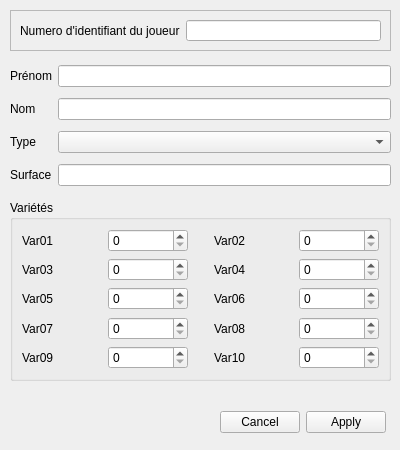
<?xml version="1.0" encoding="UTF-8"?>
<ui version="4.0">
 <class>FormFicheJoueur</class>
 <widget class="QWidget" name="FormFicheJoueur">
  <property name="geometry">
   <rect>
    <x>0</x>
    <y>0</y>
    <width>400</width>
    <height>450</height>
   </rect>
  </property>
  <property name="windowTitle">
   <string>Fiche joueur</string>
  </property>
  <widget class="QWidget" name="gridLayoutWidget">
   <property name="geometry">
    <rect>
     <x>10</x>
     <y>60</y>
     <width>381</width>
     <height>131</height>
    </rect>
   </property>
   <layout class="QGridLayout" name="gridLayout">
    <item row="2" column="2">
     <widget class="QComboBox" name="comboBoxTypeFarm">
      <property name="accessibleName">
       <string/>
      </property>
      <property name="currentText">
       <string/>
      </property>
      <property name="currentIndex">
       <number>-1</number>
      </property>
     </widget>
    </item>
    <item row="1" column="0">
     <widget class="QLabel" name="label_2">
      <property name="text">
       <string>Nom</string>
      </property>
     </widget>
    </item>
    <item row="0" column="2">
     <widget class="QLineEdit" name="lineEdit"/>
    </item>
    <item row="1" column="2">
     <widget class="QLineEdit" name="lineEdit_2"/>
    </item>
    <item row="0" column="0">
     <widget class="QLabel" name="label">
      <property name="text">
       <string>Prénom</string>
      </property>
     </widget>
    </item>
    <item row="2" column="0">
     <widget class="QLabel" name="label_3">
      <property name="text">
       <string>Type</string>
      </property>
     </widget>
    </item>
    <item row="3" column="0">
     <widget class="QLabel" name="label_4">
      <property name="text">
       <string>Surface</string>
      </property>
     </widget>
    </item>
    <item row="3" column="2">
     <widget class="QLineEdit" name="lineEdit_3"/>
    </item>
   </layout>
  </widget>
  <widget class="QGroupBox" name="groupBox">
   <property name="geometry">
    <rect>
     <x>10</x>
     <y>200</y>
     <width>381</width>
     <height>181</height>
    </rect>
   </property>
   <property name="title">
    <string>Variétés</string>
   </property>
   <layout class="QGridLayout" name="gridLayout_2">
    <item row="2" column="5">
     <widget class="QSpinBox" name="spinBox_6"/>
    </item>
    <item row="0" column="1">
     <widget class="QSpinBox" name="spinBox"/>
    </item>
    <item row="3" column="5">
     <widget class="QSpinBox" name="spinBox_8"/>
    </item>
    <item row="1" column="3">
     <spacer name="verticalSpacer_2">
      <property name="orientation">
       <enum>Qt::Vertical</enum>
      </property>
      <property name="sizeHint" stdset="0">
       <size>
        <width>20</width>
        <height>40</height>
       </size>
      </property>
     </spacer>
    </item>
    <item row="2" column="1">
     <widget class="QSpinBox" name="spinBox_5"/>
    </item>
    <item row="2" column="0">
     <widget class="QLabel" name="label_9">
      <property name="text">
       <string>Var05</string>
      </property>
     </widget>
    </item>
    <item row="2" column="4">
     <widget class="QLabel" name="label_10">
      <property name="text">
       <string>Var06</string>
      </property>
     </widget>
    </item>
    <item row="0" column="3">
     <spacer name="verticalSpacer">
      <property name="orientation">
       <enum>Qt::Vertical</enum>
      </property>
      <property name="sizeHint" stdset="0">
       <size>
        <width>20</width>
        <height>40</height>
       </size>
      </property>
     </spacer>
    </item>
    <item row="1" column="1">
     <widget class="QSpinBox" name="spinBox_3"/>
    </item>
    <item row="0" column="4">
     <widget class="QLabel" name="label_6">
      <property name="text">
       <string>Var02</string>
      </property>
     </widget>
    </item>
    <item row="2" column="3">
     <spacer name="verticalSpacer_3">
      <property name="orientation">
       <enum>Qt::Vertical</enum>
      </property>
      <property name="sizeHint" stdset="0">
       <size>
        <width>20</width>
        <height>40</height>
       </size>
      </property>
     </spacer>
    </item>
    <item row="0" column="0">
     <widget class="QLabel" name="label_5">
      <property name="text">
       <string>Var01</string>
      </property>
     </widget>
    </item>
    <item row="3" column="0">
     <widget class="QLabel" name="label_11">
      <property name="text">
       <string>Var07</string>
      </property>
     </widget>
    </item>
    <item row="1" column="5">
     <widget class="QSpinBox" name="spinBox_4"/>
    </item>
    <item row="3" column="4">
     <widget class="QLabel" name="label_12">
      <property name="text">
       <string>Var08</string>
      </property>
     </widget>
    </item>
    <item row="0" column="5">
     <widget class="QSpinBox" name="spinBox_2"/>
    </item>
    <item row="3" column="3">
     <spacer name="verticalSpacer_4">
      <property name="orientation">
       <enum>Qt::Vertical</enum>
      </property>
      <property name="sizeHint" stdset="0">
       <size>
        <width>20</width>
        <height>40</height>
       </size>
      </property>
     </spacer>
    </item>
    <item row="1" column="4">
     <widget class="QLabel" name="label_8">
      <property name="text">
       <string>Var04</string>
      </property>
     </widget>
    </item>
    <item row="3" column="1">
     <widget class="QSpinBox" name="spinBox_7"/>
    </item>
    <item row="1" column="0">
     <widget class="QLabel" name="label_7">
      <property name="text">
       <string>Var03</string>
      </property>
     </widget>
    </item>
    <item row="4" column="0">
     <widget class="QLabel" name="label_14">
      <property name="text">
       <string>Var09</string>
      </property>
     </widget>
    </item>
    <item row="4" column="1">
     <widget class="QSpinBox" name="spinBox_9"/>
    </item>
    <item row="4" column="4">
     <widget class="QLabel" name="label_15">
      <property name="text">
       <string>Var10</string>
      </property>
     </widget>
    </item>
    <item row="4" column="5">
     <widget class="QSpinBox" name="spinBox_10"/>
    </item>
    <item row="4" column="3">
     <spacer name="verticalSpacer_5">
      <property name="orientation">
       <enum>Qt::Vertical</enum>
      </property>
      <property name="sizeHint" stdset="0">
       <size>
        <width>20</width>
        <height>40</height>
       </size>
      </property>
     </spacer>
    </item>
   </layout>
  </widget>
  <widget class="QDialogButtonBox" name="buttonBox">
   <property name="geometry">
    <rect>
     <x>220</x>
     <y>410</y>
     <width>166</width>
     <height>25</height>
    </rect>
   </property>
   <property name="standardButtons">
    <set>QDialogButtonBox::Apply|QDialogButtonBox::Cancel</set>
   </property>
  </widget>
  <widget class="QFrame" name="frame">
   <property name="geometry">
    <rect>
     <x>10</x>
     <y>10</y>
     <width>381</width>
     <height>41</height>
    </rect>
   </property>
   <property name="frameShape">
    <enum>QFrame::StyledPanel</enum>
   </property>
   <property name="frameShadow">
    <enum>QFrame::Raised</enum>
   </property>
   <layout class="QGridLayout" name="gridLayout_3">
    <item row="0" column="0">
     <widget class="QLabel" name="label_13">
      <property name="text">
       <string>Numero d'identifiant du joueur</string>
      </property>
     </widget>
    </item>
    <item row="0" column="1">
     <widget class="QLineEdit" name="lineEdit_idJoueur"/>
    </item>
   </layout>
  </widget>
 </widget>
 <resources/>
 <connections/>
</ui>
